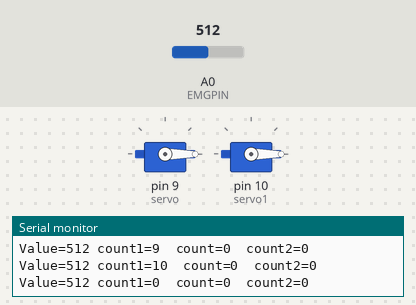
This sketch was run on a simulated Arduino Uno, built with avr-gcc and run on an emulated ATmega328P. Parts: 2 × servo, the last lines printed to the serial monitor. The test bench sets the inputs (shaded band); at power-on: A0 (EMGPIN) = 512.

Above: at 1.2 s.
1.3 s: A0 (EMGPIN) set to 523
At 3.9 s:
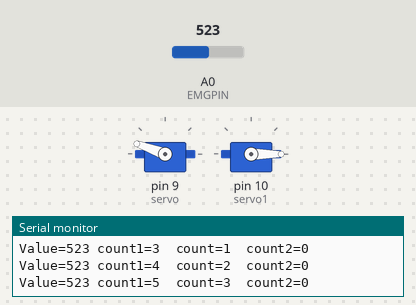
4.3 s: A0 (EMGPIN) set to 716
At 5.8 s:
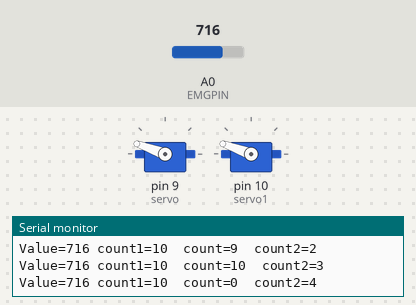
6.8 s: A0 (EMGPIN) set to 511
At 7.5 s:
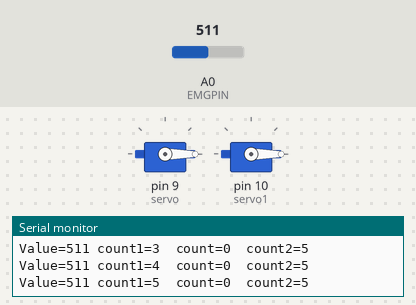
8.4 s: A0 (EMGPIN) set to 900
At 9.4 s:
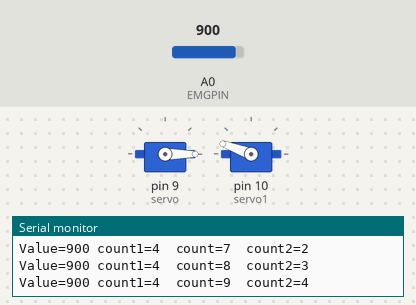
11.0 s: A0 (EMGPIN) set to 390
At 12.5 s:
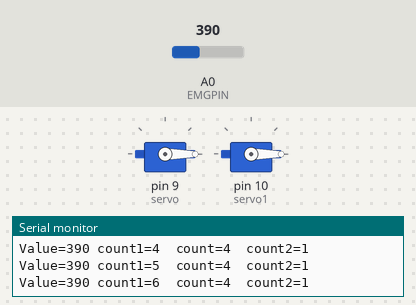
Timing chart, 0 to 14.0 s (numbered marks = the images above; inputs shaded):
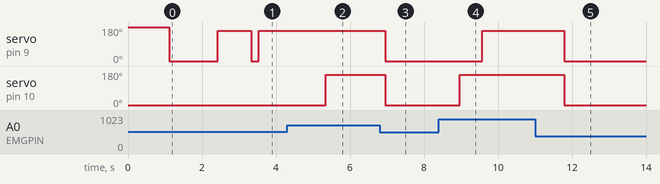

Measured:
- the behaviour switches between 512 and 513 on A0 (EMGPIN) (found by bisection; images 0 and 1)
- after the input at 1.3 s, servo on pin 9 (servo): 0° → 160° after 1.1 s, → 0° 0.91 s later, → 160° 0.20 s later
- after the input at 4.3 s, servo on pin 9 (servo): stops changing and stays 160°; servo on pin 10 (servo1): 0° → 160° after 1.0 s
- after the input at 6.8 s, servo on pin 9 (servo), servo on pin 10 (servo1): 160° → 0° after 0.16 s
- after the input at 8.4 s, servo on pin 9 (servo): 0° → 160° after 1.2 s; servo on pin 10 (servo1): 0° → 160° after 0.57 s
- after the input at 11.0 s, servo on pin 9 (servo), servo on pin 10 (servo1): 160° → 0° after 0.79 s

The sketch:

prosthetic_1.ino
```cpp
#include <Servo.h>
#define THRESHOLD_1 100 //In order to determine the state of the hand (opened/closed)
#define THRESHOLD_2 400 //In order to determine the state of the hand (opened/closed)
#define EMGPIN A0 //Analog pin connected to Muscle Sensor V3 Board
int ma=0;
int ma2=0;
int mi=1023;
int thre=100;
int thre1=100;
Servo servo;// servo object representing the MG 996R servo
Servo servo1;
int count=0;
int flag=0;
int count1=0;
int count2=0;
void setup() {
  Serial.begin(115200);
  servo.attach(9); // servo is wired to Arduino on digital pin 3
  servo.write(180);
}
int intial_pos=0;
void loop() {

int value = analogRead(EMGPIN); //Sampling analog signal
 Serial.print("Value=");
 Serial.print(value);
   Serial.print(" count1=");
  Serial.print(count1);
  Serial.print("  count=");
  Serial.print(count);
  Serial.print("  count2=");
  Serial.println(count2);
 delay(100);
 mi=min(mi,value);
 ma=max(ma,value);
 ma2=max(mi+30,ma2);
 thre=(mi+ma)/2;
 thre1=(mi+ma2)/2;
 if(value>thre1){
  count2++;
 }
 if(count2>=10){
  servo1.attach(10);
   servo1.write(160);
//  delay(1000);
  count2=0;
 }

 if(value>thre)
{
    count ++;
}
if(count>10){
    servo.attach(9);
//  Serial.print("Done");
//  Serial,print(" count1=");
//  Serial.print(count1);
//  Serial.print("  count=");
//  Serial.print(count);
//  Serial.print("  count2=");
//  Serial.println(count2);
  servo.write(160);
//  delay(1000);
  count =0;
}
 if(value<thre1)
{
    count1 ++;
}
if(count1>10){
  servo.attach(9);
  servo1.attach(10);
  servo1.write(0);
  servo.write(0);
  count1=0;
}
}
```
